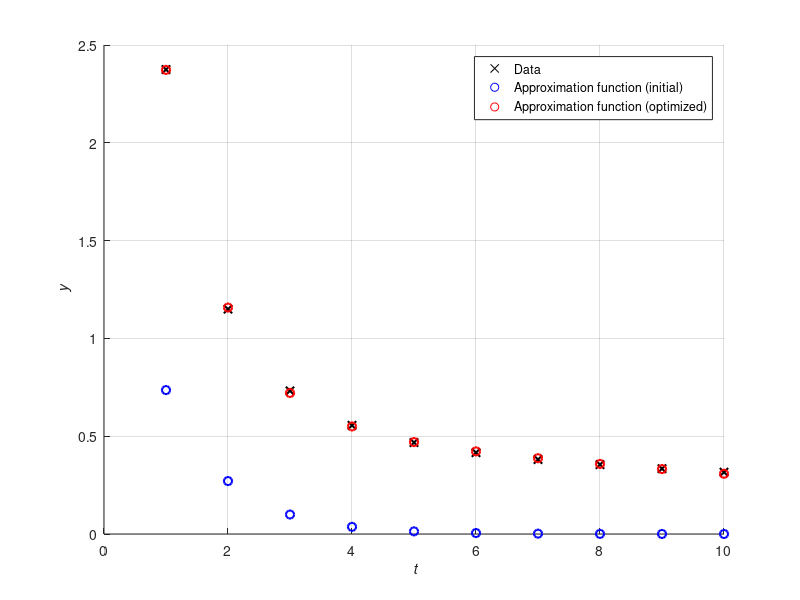

Write the MATLAB code that produced this figure.
clear
clc

% Dataset
data = [1 2.3743; 2 1.1497; 3 0.7317; 4 0.5556; 5 0.4675; 6 0.4157; 7 0.3807; 8 0.3546; 9 0.3337; 10 0.3164];
bounds = [0 10];

% Function definition
parameters = [1 1 1 1];
funck = @(a, b, c, d, t) a .* exp(-b * t) + c .* exp(-d * t);

% Calculate initial approximation values
d = data(:,1);
y = data(:,2);

% Find function that takes a, b, c and d as parameters and returns the
% difference between the model and the actual data
fun = @(x) funck(x(1), x(2), x(3), x(4), d) - y;

% Optimize parameters
lb = ones(1, size(parameters, 2)) * bounds(1);
ub = ones(1, size(parameters, 2)) * bounds(2);
parameters = lsqnonlin(fun, parameters, lb, ub);

% Plot setup
scatter(d, data(:,2), 'x', 'LineWidth', 1.5, 'MarkerEdgeColor', [0 0 0]);
hold on
scatter(d, funck(1, 1, 1, 1, d), 'LineWidth', 1.5, 'MarkerEdgeColor', [0 0 1]);
scatter(d, funck(parameters(1), parameters(2), parameters(3), parameters(4), d), 'LineWidth', 1.5, 'MarkerEdgeColor', [1 0 0]);
legend('Data', 'Approximation function (initial)', 'Approximation function (optimized)', 'Location','northeast');
grid on
xlabel('{\it t}') 
ylabel('{\it y}')